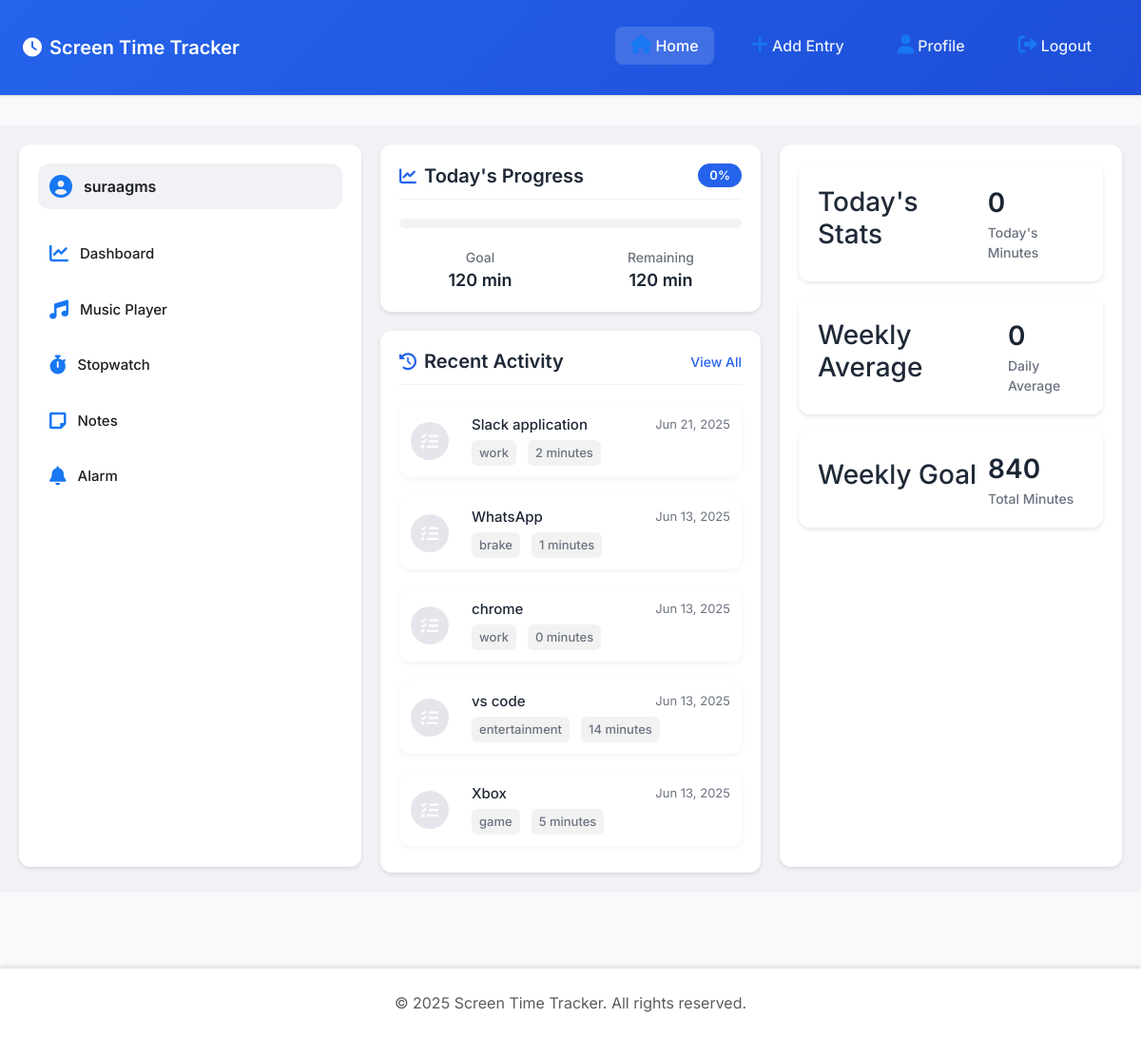
The page / (signed in) on the database as committed earlier.
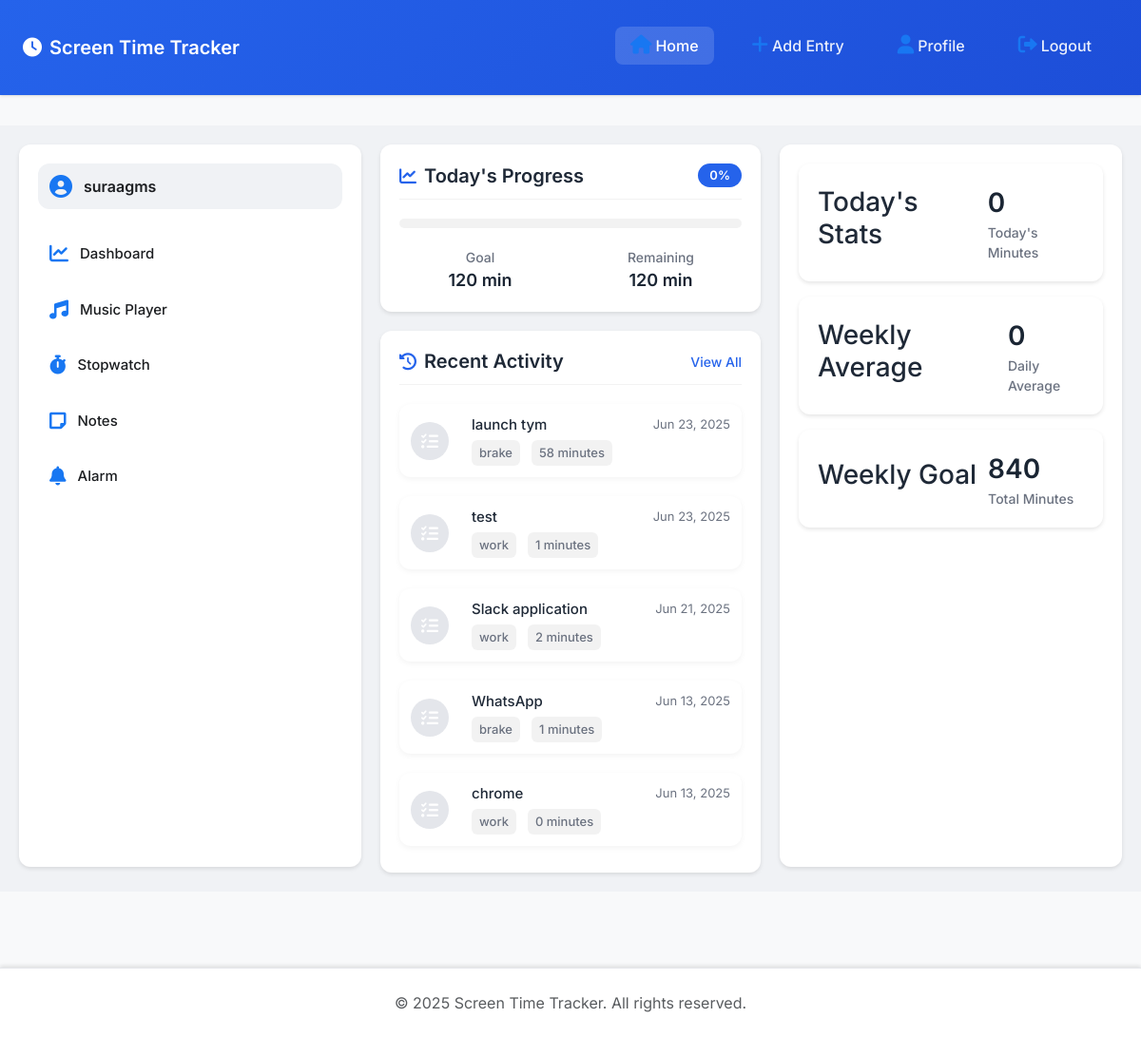
The same page on the database as committed later.
### tracker/models.py (models this page shows, shortened)
class ScreenTimeEntry(models.Model):
    CATEGORY_CHOICES = [
        ('work', 'Work'),
        ('study', 'Study'),
        ('entertainment', 'Entertainment'),
        ('gaming', 'Gaming'),
        ('social', 'Social'),
        ('sleep', 'Sleep'),
        ('brake', 'Brake'),
    ]
    user = models.ForeignKey(User, on_delete=models.CASCADE, null=True, blank=True)
    activity = models.CharField(max_length=100)
    category = models.CharField(max_length=50, choices=CATEGORY_CHOICES, default='work')
    start_time = models.DateTimeField()
    end_time = models.DateTimeField(null=True, blank=True)
    duration = models.IntegerField(null=True, blank=True)  # Duration in minutes
    notes = models.TextField(blank=True, null=True)  # Made explicitly nullable
    created_at = models.DateTimeField(default=timezone.now)
    updated_at = models.DateTimeField(auto_now=True)

### tracker/views.py (the view)
# urls.py: 2. Add a URL to urlpatterns:  path('', views.home, name='home')
def home(request):
    if not request.user.is_authenticated:
        return redirect('login')
    profile = request.user.profile
    today = datetime.now().date()
    today_entries = ScreenTimeEntry.objects.filter(
        user=request.user,
        start_time__date=today
    )
    today_total = today_entries.aggregate(total=Sum('duration'))['total'] or 0
    week_start = today - timedelta(days=today.weekday())
    week_entries = ScreenTimeEntry.objects.filter(
        user=request.user,
        start_time__date__gte=week_start
    )
    weekly_total = week_entries.aggregate(total=Sum('duration'))['total'] or 0
    recent_entries = ScreenTimeEntry.objects.filter(
        user=request.user
    ).order_by('-start_time')[:5]
    context = {
        'profile': profile,
        'today_total': today_total,
        'weekly_total': weekly_total,
        'recent_entries': recent_entries,
        'daily_goal': profile.daily_screen_time_goal,
        'goal_percentage': min(100, (today_total / profile.daily_screen_time_goal * 100) if profile.daily_screen_time_goal > 0 else 0)
    }
    return render(request, 'tracker/home.html', context)

### tracker/templatetags/tracker_extras.py (called while the page is built)
@register.filter
def sub(value, arg):
    try:
        return int(value) - int(arg)
    except (ValueError, TypeError):
        return ''

@register.filter
def div(value, arg):
    try:
        return int(value) / int(arg)
    except (ValueError, TypeError, ZeroDivisionError):
        return ''

@register.filter
def mul(value, arg):
    try:
        return int(value) * int(arg)
    except (ValueError, TypeError):
        return ''

### tracker/templates/tracker/home.html (shortened to what the changed rows need)
{% extends 'base.html' %}
{% load static %}
{% load tracker_extras %}
{% block extra_css %}
<link href="{% static 'css/home.css' %}" rel="stylesheet">
{% endblock %}
{% block content %}
<div class="facebook-layout">
    <div class="main-feed">
        <div class="feed-card">
            {% if recent_entries %}
                <div class="activity-list">
                    {% for entry in recent_entries %}
                    <div class="activity-item">
                        <div class="activity-icon">
                            <i class="fas fa-tasks"></i>
                        </div>
                        <div class="activity-details">
                            <div class="activity-header">
                                <h4>{{ entry.activity }}</h4>
                                <span class="activity-time">{{ entry.start_time|date:"M d, Y" }}</span>
                            </div>
                            <div class="activity-meta">
                                <span class="activity-category">{{ entry.category }}</span>
                                <span class="activity-duration">{{ entry.duration }} minutes</span>
                            </div>
                        </div>
                    </div>
                    {% endfor %}
                </div>
            {% else %}
                <div class="empty-state">
                    <i class="fas fa-clipboard-list"></i>
                    <p>No recent activities</p>
                    <a href="{% url 'list_entries' %}" class="btn btn-primary">Add Entry</a>
                </div>
            {% endif %}
        </div>
    </div>
</div>
{% endblock %}

Rows that differ between the two databases and show on the page:
no longer on this page (row unchanged): ScreenTimeEntry: activity "vs code", start_time "Jun 13, 2025", category "entertainment", duration "14"
no longer on this page (row unchanged): ScreenTimeEntry: activity "Xbox", start_time "Jun 13, 2025", category "game", duration "5"
added ScreenTimeEntry: activity "launch tym", start_time "Jun 23, 2025", category "brake", duration "58"
added ScreenTimeEntry: activity "test", start_time "Jun 23, 2025", category "work", duration "1"
